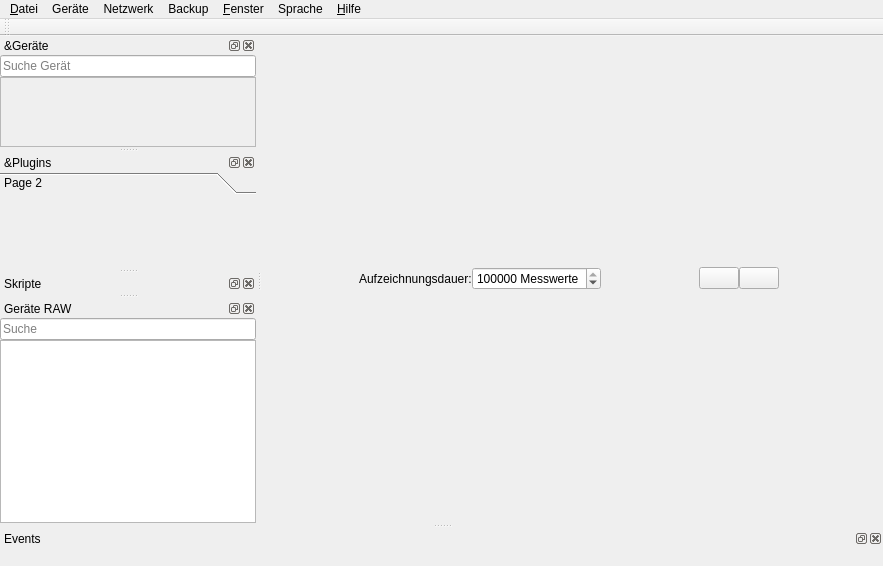
<?xml version="1.0" encoding="UTF-8"?>
<ui version="4.0">
 <class>MainWindow</class>
 <widget class="QMainWindow" name="MainWindow">
  <property name="geometry">
   <rect>
    <x>0</x>
    <y>0</y>
    <width>883</width>
    <height>566</height>
   </rect>
  </property>
  <property name="windowTitle">
   <string>RealTime OpenControl</string>
  </property>
  <property name="dockOptions">
   <set>QMainWindow::AllowNestedDocks|QMainWindow::AllowTabbedDocks|QMainWindow::AnimatedDocks|QMainWindow::GroupedDragging</set>
  </property>
  <widget class="QWidget" name="centralwidget">
   <layout class="QVBoxLayout" name="verticalLayout_9">
    <property name="spacing">
     <number>0</number>
    </property>
    <property name="leftMargin">
     <number>0</number>
    </property>
    <property name="topMargin">
     <number>0</number>
    </property>
    <property name="rightMargin">
     <number>0</number>
    </property>
    <property name="bottomMargin">
     <number>2</number>
    </property>
    <item>
     <layout class="QHBoxLayout" name="horizontalLayout">
      <property name="spacing">
       <number>0</number>
      </property>
      <item>
       <spacer name="horizontalSpacer_2">
        <property name="orientation">
         <enum>Qt::Horizontal</enum>
        </property>
        <property name="sizeHint" stdset="0">
         <size>
          <width>0</width>
          <height>0</height>
         </size>
        </property>
       </spacer>
      </item>
      <item>
       <widget class="QLabel" name="label_2">
        <property name="text">
         <string>Aufzeichnungsdauer:</string>
        </property>
       </widget>
      </item>
      <item>
       <widget class="QSpinBox" name="maxLengthSpinBox">
        <property name="toolTip">
         <string>Ändere die Aufzeichnungsdauer</string>
        </property>
        <property name="statusTip">
         <string>Ändere die Aufzeichnungsdauer</string>
        </property>
        <property name="suffix">
         <string> Messwerte</string>
        </property>
        <property name="maximum">
         <number>1000000000</number>
        </property>
        <property name="value">
         <number>500000</number>
        </property>
       </widget>
      </item>
      <item>
       <spacer name="horizontalSpacer">
        <property name="orientation">
         <enum>Qt::Horizontal</enum>
        </property>
        <property name="sizeHint" stdset="0">
         <size>
          <width>0</width>
          <height>0</height>
         </size>
        </property>
       </spacer>
      </item>
      <item>
       <widget class="QPushButton" name="clearButton">
        <property name="toolTip">
         <string>Lösche alle Signale</string>
        </property>
        <property name="statusTip">
         <string>Lösche alle Signale</string>
        </property>
        <property name="text">
         <string/>
        </property>
        <property name="icon">
         <iconset>
          <normaloff>icons/clear.png</normaloff>icons/clear.png</iconset>
        </property>
        <property name="iconSize">
         <size>
          <width>25</width>
          <height>25</height>
         </size>
        </property>
       </widget>
      </item>
      <item>
       <widget class="QPushButton" name="createGraphButton">
        <property name="text">
         <string/>
        </property>
        <property name="icon">
         <iconset>
          <normaloff>icons/graph.png</normaloff>icons/graph.png</iconset>
        </property>
        <property name="iconSize">
         <size>
          <width>25</width>
          <height>25</height>
         </size>
        </property>
       </widget>
      </item>
      <item>
       <spacer name="horizontalSpacer_3">
        <property name="orientation">
         <enum>Qt::Horizontal</enum>
        </property>
        <property name="sizeHint" stdset="0">
         <size>
          <width>0</width>
          <height>20</height>
         </size>
        </property>
       </spacer>
      </item>
      <item>
       <widget class="QLabel" name="drag_content">
        <property name="sizePolicy">
         <sizepolicy hsizetype="Preferred" vsizetype="Fixed">
          <horstretch>0</horstretch>
          <verstretch>0</verstretch>
         </sizepolicy>
        </property>
        <property name="acceptDrops">
         <bool>true</bool>
        </property>
        <property name="text">
         <string/>
        </property>
        <property name="alignment">
         <set>Qt::AlignCenter</set>
        </property>
       </widget>
      </item>
     </layout>
    </item>
    <item>
     <layout class="QVBoxLayout" name="plotLayout"/>
    </item>
   </layout>
  </widget>
  <widget class="QDockWidget" name="deviceWidget">
   <property name="sizePolicy">
    <sizepolicy hsizetype="Preferred" vsizetype="Preferred">
     <horstretch>0</horstretch>
     <verstretch>0</verstretch>
    </sizepolicy>
   </property>
   <property name="statusTip">
    <string>Geräte, für die PlugIns vorhanden sind, erscheinen hier</string>
   </property>
   <property name="inputMethodHints">
    <set>Qt::ImhNone</set>
   </property>
   <property name="floating">
    <bool>false</bool>
   </property>
   <property name="features">
    <set>QDockWidget::AllDockWidgetFeatures</set>
   </property>
   <property name="allowedAreas">
    <set>Qt::LeftDockWidgetArea|Qt::RightDockWidgetArea</set>
   </property>
   <property name="windowTitle">
    <string>&amp;Geräte</string>
   </property>
   <attribute name="dockWidgetArea">
    <number>1</number>
   </attribute>
   <widget class="QWidget" name="dockWidgetContents_2">
    <layout class="QVBoxLayout" name="verticalLayout_3">
     <property name="spacing">
      <number>0</number>
     </property>
     <property name="leftMargin">
      <number>0</number>
     </property>
     <property name="topMargin">
      <number>0</number>
     </property>
     <property name="rightMargin">
      <number>0</number>
     </property>
     <property name="bottomMargin">
      <number>0</number>
     </property>
     <item>
      <widget class="QLineEdit" name="searchEdit">
       <property name="placeholderText">
        <string>Suche Gerät</string>
       </property>
      </widget>
     </item>
     <item>
      <widget class="QScrollArea" name="scrollArea_2">
       <property name="minimumSize">
        <size>
         <width>180</width>
         <height>0</height>
        </size>
       </property>
       <property name="widgetResizable">
        <bool>true</bool>
       </property>
       <widget class="QWidget" name="scrollAreaWidgetContents_2">
        <property name="geometry">
         <rect>
          <x>0</x>
          <y>0</y>
          <width>254</width>
          <height>85</height>
         </rect>
        </property>
        <property name="minimumSize">
         <size>
          <width>0</width>
          <height>0</height>
         </size>
        </property>
        <layout class="QVBoxLayout" name="verticalLayout_13">
         <property name="spacing">
          <number>0</number>
         </property>
         <property name="leftMargin">
          <number>0</number>
         </property>
         <property name="topMargin">
          <number>0</number>
         </property>
         <property name="rightMargin">
          <number>0</number>
         </property>
         <property name="bottomMargin">
          <number>0</number>
         </property>
         <item>
          <layout class="QVBoxLayout" name="deviceLayout">
           <property name="spacing">
            <number>0</number>
           </property>
          </layout>
         </item>
         <item>
          <spacer name="verticalSpacer_2">
           <property name="orientation">
            <enum>Qt::Vertical</enum>
           </property>
           <property name="sizeHint" stdset="0">
            <size>
             <width>20</width>
             <height>0</height>
            </size>
           </property>
          </spacer>
         </item>
         <item>
          <spacer name="verticalSpacer_3">
           <property name="orientation">
            <enum>Qt::Vertical</enum>
           </property>
           <property name="sizeHint" stdset="0">
            <size>
             <width>20</width>
             <height>0</height>
            </size>
           </property>
          </spacer>
         </item>
        </layout>
       </widget>
      </widget>
     </item>
    </layout>
   </widget>
  </widget>
  <widget class="QDockWidget" name="pluginsWidget">
   <property name="sizePolicy">
    <sizepolicy hsizetype="Preferred" vsizetype="Preferred">
     <horstretch>0</horstretch>
     <verstretch>0</verstretch>
    </sizepolicy>
   </property>
   <property name="statusTip">
    <string>Falls ein Gerät ein GUI-PlugIn besitzt, erscheint dies hier</string>
   </property>
   <property name="floating">
    <bool>false</bool>
   </property>
   <property name="features">
    <set>QDockWidget::AllDockWidgetFeatures</set>
   </property>
   <property name="allowedAreas">
    <set>Qt::AllDockWidgetAreas</set>
   </property>
   <property name="windowTitle">
    <string>&amp;Plugins</string>
   </property>
   <attribute name="dockWidgetArea">
    <number>1</number>
   </attribute>
   <widget class="QWidget" name="dockWidgetContents_3">
    <layout class="QVBoxLayout" name="verticalLayout">
     <property name="spacing">
      <number>0</number>
     </property>
     <property name="leftMargin">
      <number>0</number>
     </property>
     <property name="topMargin">
      <number>0</number>
     </property>
     <property name="rightMargin">
      <number>0</number>
     </property>
     <property name="bottomMargin">
      <number>0</number>
     </property>
     <item>
      <widget class="QToolBox" name="pluginsBox">
       <property name="sizePolicy">
        <sizepolicy hsizetype="Preferred" vsizetype="Expanding">
         <horstretch>0</horstretch>
         <verstretch>0</verstretch>
        </sizepolicy>
       </property>
       <property name="currentIndex">
        <number>0</number>
       </property>
       <widget class="QWidget" name="page_2">
        <property name="geometry">
         <rect>
          <x>0</x>
          <y>0</y>
          <width>256</width>
          <height>85</height>
         </rect>
        </property>
        <attribute name="label">
         <string>Page 2</string>
        </attribute>
       </widget>
      </widget>
     </item>
    </layout>
   </widget>
  </widget>
  <widget class="QMenuBar" name="menuBar">
   <property name="geometry">
    <rect>
     <x>0</x>
     <y>0</y>
     <width>883</width>
     <height>26</height>
    </rect>
   </property>
   <widget class="QMenu" name="menuDatei">
    <property name="statusTip">
     <string>Öffnen, Speichern, Exportieren</string>
    </property>
    <property name="tearOffEnabled">
     <bool>true</bool>
    </property>
    <property name="title">
     <string>&amp;Datei</string>
    </property>
    <property name="icon">
     <iconset>
      <normaloff>icons/menu.png</normaloff>icons/menu.png</iconset>
    </property>
    <property name="separatorsCollapsible">
     <bool>true</bool>
    </property>
    <property name="toolTipsVisible">
     <bool>true</bool>
    </property>
    <addaction name="loadSessionAction"/>
    <addaction name="saveSessionAction"/>
    <addaction name="separator"/>
    <addaction name="importDataAction"/>
    <addaction name="exportDataAction"/>
    <addaction name="separator"/>
    <addaction name="systemTrayAction"/>
    <addaction name="separator"/>
    <addaction name="actionBeenden"/>
   </widget>
   <widget class="QMenu" name="menuFenster">
    <property name="statusTip">
     <string>Unterfenster-Darstellung verwalten</string>
    </property>
    <property name="tearOffEnabled">
     <bool>true</bool>
    </property>
    <property name="title">
     <string>&amp;Fenster</string>
    </property>
    <property name="icon">
     <iconset>
      <normaloff>icons/view.png</normaloff>icons/view.png</iconset>
    </property>
    <property name="separatorsCollapsible">
     <bool>true</bool>
    </property>
    <property name="toolTipsVisible">
     <bool>true</bool>
    </property>
    <addaction name="deviceWidgetToggle"/>
    <addaction name="pluginsWidgetToggle"/>
    <addaction name="scriptWidgetToggle"/>
    <addaction name="eventWidgetToggle"/>
    <addaction name="deviceRAWWidgetToggle"/>
   </widget>
   <widget class="QMenu" name="menuHilfe">
    <property name="tearOffEnabled">
     <bool>true</bool>
    </property>
    <property name="title">
     <string>&amp;Hilfe</string>
    </property>
    <property name="icon">
     <iconset>
      <normaloff>icons/help.png</normaloff>icons/help.png</iconset>
    </property>
    <property name="separatorsCollapsible">
     <bool>true</bool>
    </property>
    <property name="toolTipsVisible">
     <bool>true</bool>
    </property>
    <addaction name="clearCacheAction"/>
    <addaction name="separator"/>
    <addaction name="helpAction"/>
    <addaction name="pluginRepoAction"/>
    <addaction name="separator"/>
    <addaction name="checkUpdatesAction"/>
    <addaction name="aboutAction"/>
   </widget>
   <widget class="QMenu" name="menuSprache">
    <property name="tearOffEnabled">
     <bool>true</bool>
    </property>
    <property name="title">
     <string>Sprache</string>
    </property>
    <property name="icon">
     <iconset>
      <normaloff>icons/network.png</normaloff>icons/network.png</iconset>
    </property>
    <property name="separatorsCollapsible">
     <bool>true</bool>
    </property>
    <property name="toolTipsVisible">
     <bool>true</bool>
    </property>
    <addaction name="actionDeutsch"/>
    <addaction name="actionEnglish"/>
   </widget>
   <widget class="QMenu" name="menuGer_te">
    <property name="tearOffEnabled">
     <bool>true</bool>
    </property>
    <property name="title">
     <string>Geräte</string>
    </property>
    <property name="icon">
     <iconset>
      <normaloff>icons/plugins.png</normaloff>icons/plugins.png</iconset>
    </property>
    <property name="separatorsCollapsible">
     <bool>true</bool>
    </property>
    <property name="toolTipsVisible">
     <bool>true</bool>
    </property>
    <addaction name="getPluginsButton"/>
   </widget>
   <widget class="QMenu" name="menuNetzwerk">
    <property name="tearOffEnabled">
     <bool>true</bool>
    </property>
    <property name="title">
     <string>Netzwerk</string>
    </property>
    <property name="icon">
     <iconset>
      <normaloff>icons/internet.png</normaloff>icons/internet.png</iconset>
    </property>
    <property name="separatorsCollapsible">
     <bool>true</bool>
    </property>
    <property name="toolTipsVisible">
     <bool>true</bool>
    </property>
    <widget class="QMenu" name="menuTCP_Server_2">
     <property name="geometry">
      <rect>
       <x>0</x>
       <y>0</y>
       <width>188</width>
       <height>126</height>
      </rect>
     </property>
     <property name="title">
      <string>TCP - Server</string>
     </property>
     <addaction name="actionTCPServer_2"/>
     <addaction name="actionTCPPassword_2"/>
     <addaction name="actionTCPPort_2"/>
    </widget>
    <widget class="QMenu" name="MeniuTelegramBot">
     <property name="title">
      <string>Telegram-Bot</string>
     </property>
     <addaction name="actionTelegramBot_2"/>
     <addaction name="actionBotToken_2"/>
    </widget>
    <widget class="QMenu" name="menuMit_Remotehost_verbinden">
     <property name="title">
      <string>Mit Remotehost verbinden</string>
     </property>
     <addaction name="actionNeuer_HOst"/>
    </widget>
    <widget class="QMenu" name="menuAktive_Verbindungen">
     <property name="title">
      <string>Aktive Verbindungen</string>
     </property>
     <addaction name="actionkeine_3"/>
    </widget>
    <addaction name="menuTCP_Server_2"/>
    <addaction name="HTMLServerAction_2"/>
    <addaction name="MeniuTelegramBot"/>
    <addaction name="separator"/>
    <addaction name="menuMit_Remotehost_verbinden"/>
    <addaction name="menuAktive_Verbindungen"/>
    <addaction name="actionUpdate_Rate_1Hz_2"/>
    <addaction name="separator"/>
    <addaction name="actionRTOC_Server_suchen_3"/>
   </widget>
   <widget class="QMenu" name="menuBackup">
    <property name="tearOffEnabled">
     <bool>true</bool>
    </property>
    <property name="title">
     <string>Backup</string>
    </property>
    <property name="icon">
     <iconset>
      <normaloff>icons/backup.png</normaloff>icons/backup.png</iconset>
    </property>
    <property name="separatorsCollapsible">
     <bool>true</bool>
    </property>
    <property name="toolTipsVisible">
     <bool>true</bool>
    </property>
    <addaction name="actionSetBackupFile"/>
    <addaction name="actionSetBackupIntervall"/>
   </widget>
   <addaction name="menuDatei"/>
   <addaction name="menuGer_te"/>
   <addaction name="menuNetzwerk"/>
   <addaction name="menuBackup"/>
   <addaction name="menuFenster"/>
   <addaction name="menuSprache"/>
   <addaction name="menuHilfe"/>
  </widget>
  <widget class="QDockWidget" name="scriptDockWidget">
   <property name="windowTitle">
    <string>Skripte</string>
   </property>
   <attribute name="dockWidgetArea">
    <number>1</number>
   </attribute>
   <widget class="QWidget" name="dockWidgetContents_6">
    <layout class="QVBoxLayout" name="verticalLayout_2">
     <property name="spacing">
      <number>0</number>
     </property>
     <property name="leftMargin">
      <number>0</number>
     </property>
     <property name="topMargin">
      <number>0</number>
     </property>
     <property name="rightMargin">
      <number>0</number>
     </property>
     <property name="bottomMargin">
      <number>0</number>
     </property>
     <item>
      <layout class="QHBoxLayout" name="scriptLayout"/>
     </item>
    </layout>
   </widget>
  </widget>
  <widget class="QToolBar" name="toolBar">
   <property name="sizePolicy">
    <sizepolicy hsizetype="Minimum" vsizetype="Preferred">
     <horstretch>0</horstretch>
     <verstretch>0</verstretch>
    </sizepolicy>
   </property>
   <property name="windowTitle">
    <string>toolBar</string>
   </property>
   <attribute name="toolBarArea">
    <enum>TopToolBarArea</enum>
   </attribute>
   <attribute name="toolBarBreak">
    <bool>false</bool>
   </attribute>
  </widget>
  <widget class="QDockWidget" name="eventWidgets">
   <property name="sizePolicy">
    <sizepolicy hsizetype="Preferred" vsizetype="Ignored">
     <horstretch>0</horstretch>
     <verstretch>0</verstretch>
    </sizepolicy>
   </property>
   <property name="windowTitle">
    <string>Events</string>
   </property>
   <attribute name="dockWidgetArea">
    <number>8</number>
   </attribute>
   <widget class="QWidget" name="dockWidgetContents">
    <layout class="QVBoxLayout" name="verticalLayout_4">
     <item>
      <layout class="QHBoxLayout" name="eventLayout">
       <property name="spacing">
        <number>0</number>
       </property>
      </layout>
     </item>
    </layout>
   </widget>
  </widget>
  <widget class="QDockWidget" name="deviceRAWWidget">
   <property name="windowTitle">
    <string>Geräte RAW</string>
   </property>
   <attribute name="dockWidgetArea">
    <number>1</number>
   </attribute>
   <widget class="QWidget" name="dockWidgetContents_4">
    <layout class="QVBoxLayout" name="verticalLayout_5">
     <property name="spacing">
      <number>0</number>
     </property>
     <property name="leftMargin">
      <number>0</number>
     </property>
     <property name="topMargin">
      <number>0</number>
     </property>
     <property name="rightMargin">
      <number>0</number>
     </property>
     <property name="bottomMargin">
      <number>0</number>
     </property>
     <item>
      <widget class="QLineEdit" name="pluginSearchInput">
       <property name="text">
        <string/>
       </property>
       <property name="placeholderText">
        <string>Suche</string>
       </property>
      </widget>
     </item>
     <item>
      <widget class="QListWidget" name="pluginCallWidget">
       <property name="alternatingRowColors">
        <bool>true</bool>
       </property>
       <property name="selectionMode">
        <enum>QAbstractItemView::NoSelection</enum>
       </property>
       <property name="sortingEnabled">
        <bool>true</bool>
       </property>
      </widget>
     </item>
    </layout>
   </widget>
  </widget>
  <action name="exportDataAction">
   <property name="text">
    <string>&amp;Daten exportieren</string>
   </property>
   <property name="statusTip">
    <string>Bitte nutze RECHTSKLICK auf Plotbereich</string>
   </property>
  </action>
  <action name="actionBeenden">
   <property name="text">
    <string>&amp;Beenden</string>
   </property>
  </action>
  <action name="stylePlotsAction">
   <property name="text">
    <string>&amp;Plot anpassen</string>
   </property>
   <property name="statusTip">
    <string>Plot-Darstellung</string>
   </property>
  </action>
  <action name="actionPlot_exportieren">
   <property name="text">
    <string>&amp;Plot exportieren</string>
   </property>
   <property name="statusTip">
    <string>Bitte nutze RECHTSKLICK auf Plotbereich</string>
   </property>
  </action>
  <action name="actionFenster">
   <property name="text">
    <string>Fenster</string>
   </property>
  </action>
  <action name="signalWidgetToggle">
   <property name="checkable">
    <bool>true</bool>
   </property>
   <property name="checked">
    <bool>true</bool>
   </property>
   <property name="text">
    <string>&amp;Signale</string>
   </property>
   <property name="statusTip">
    <string>Signale-Unterfenster</string>
   </property>
  </action>
  <action name="deviceWidgetToggle">
   <property name="checkable">
    <bool>true</bool>
   </property>
   <property name="checked">
    <bool>true</bool>
   </property>
   <property name="text">
    <string>&amp;Geräte</string>
   </property>
   <property name="statusTip">
    <string>Geräte-Unterfenster</string>
   </property>
  </action>
  <action name="pluginsWidgetToggle">
   <property name="checkable">
    <bool>true</bool>
   </property>
   <property name="text">
    <string>&amp;Plugins</string>
   </property>
   <property name="statusTip">
    <string>Plugins-Unterfenster</string>
   </property>
  </action>
  <action name="scriptWidgetToggle">
   <property name="checkable">
    <bool>true</bool>
   </property>
   <property name="text">
    <string>S&amp;kript</string>
   </property>
   <property name="statusTip">
    <string>Skripte-Unterfenster</string>
   </property>
  </action>
  <action name="loadScriptAction">
   <property name="text">
    <string>&amp;Skript laden</string>
   </property>
   <property name="statusTip">
    <string>Skript aus Datei laden</string>
   </property>
  </action>
  <action name="saveScriptAction">
   <property name="text">
    <string>S&amp;kript speichern</string>
   </property>
   <property name="statusTip">
    <string>Skript in Datei speichern</string>
   </property>
  </action>
  <action name="saveSessionAction">
   <property name="text">
    <string>S&amp;ession speichern</string>
   </property>
  </action>
  <action name="actionZuletzt_geladen">
   <property name="text">
    <string>Zuletzt geladen</string>
   </property>
  </action>
  <action name="loadSessionAction">
   <property name="text">
    <string>Session &amp;laden</string>
   </property>
  </action>
  <action name="helpAction">
   <property name="text">
    <string>&amp;Hilfe zu RTOC</string>
   </property>
  </action>
  <action name="aboutAction">
   <property name="text">
    <string>Über RTOC</string>
   </property>
  </action>
  <action name="importDataAction">
   <property name="text">
    <string>Daten &amp;importieren</string>
   </property>
  </action>
  <action name="systemTrayAction">
   <property name="checkable">
    <bool>true</bool>
   </property>
   <property name="checked">
    <bool>true</bool>
   </property>
   <property name="text">
    <string>Minimize to SystemTray</string>
   </property>
  </action>
  <action name="multiprocessingListenerAction">
   <property name="checkable">
    <bool>true</bool>
   </property>
   <property name="text">
    <string>Multiproessing - Listener</string>
   </property>
  </action>
  <action name="actionDeutsch">
   <property name="checkable">
    <bool>true</bool>
   </property>
   <property name="text">
    <string>Deutsch</string>
   </property>
  </action>
  <action name="actionEnglish">
   <property name="checkable">
    <bool>true</bool>
   </property>
   <property name="text">
    <string>English</string>
   </property>
  </action>
  <action name="eventWidgetToggle">
   <property name="checkable">
    <bool>true</bool>
   </property>
   <property name="text">
    <string>Events</string>
   </property>
  </action>
  <action name="actionBotToken">
   <property name="text">
    <string>Bot-Token eingeben</string>
   </property>
  </action>
  <action name="actionTelegramBot">
   <property name="checkable">
    <bool>true</bool>
   </property>
   <property name="text">
    <string>Aktiviert</string>
   </property>
  </action>
  <action name="HTMLServerAction">
   <property name="checkable">
    <bool>true</bool>
   </property>
   <property name="text">
    <string>RTOC - Web</string>
   </property>
  </action>
  <action name="actionTCPServer">
   <property name="checkable">
    <bool>true</bool>
   </property>
   <property name="text">
    <string>Aktivieren</string>
   </property>
  </action>
  <action name="actionTCPPassword">
   <property name="text">
    <string>Passwort-Schutz</string>
   </property>
  </action>
  <action name="checkUpdatesAction">
   <property name="text">
    <string>Auf Updates prüfen</string>
   </property>
  </action>
  <action name="actionTCPPort">
   <property name="text">
    <string>Port: 5050</string>
   </property>
  </action>
  <action name="clearCacheAction">
   <property name="text">
    <string>Cache leeren</string>
   </property>
  </action>
  <action name="pluginRepoAction">
   <property name="text">
    <string>Plugin-Repository</string>
   </property>
  </action>
  <action name="getPluginsButton">
   <property name="text">
    <string>Geräte hinzufügen/entfernen</string>
   </property>
  </action>
  <action name="actionTCPServer_2">
   <property name="checkable">
    <bool>true</bool>
   </property>
   <property name="text">
    <string>Aktivieren</string>
   </property>
  </action>
  <action name="actionTCPPassword_2">
   <property name="text">
    <string>Passwort-Schutz</string>
   </property>
  </action>
  <action name="actionTCPPort_2">
   <property name="text">
    <string>Port: 5050</string>
   </property>
  </action>
  <action name="HTMLServerAction_2">
   <property name="checkable">
    <bool>true</bool>
   </property>
   <property name="text">
    <string>RTOC - Web</string>
   </property>
  </action>
  <action name="actionTelegramBot_2">
   <property name="checkable">
    <bool>true</bool>
   </property>
   <property name="text">
    <string>Aktiviert</string>
   </property>
  </action>
  <action name="actionBotToken_2">
   <property name="text">
    <string>Bot-Token eingeben</string>
   </property>
  </action>
  <action name="action0_St_ndlich">
   <property name="text">
    <string>Backup-Intervall einstellen</string>
   </property>
  </action>
  <action name="action0_T_glich">
   <property name="text">
    <string>Täglich</string>
   </property>
  </action>
  <action name="actionSetBackupFile">
   <property name="text">
    <string>Backup-Datei festlegen</string>
   </property>
  </action>
  <action name="actionDeleteBackups">
   <property name="text">
    <string>Backups löschen</string>
   </property>
  </action>
  <action name="actionBackup_1">
   <property name="text">
    <string>Backup 1</string>
   </property>
  </action>
  <action name="actionBackupSettings">
   <property name="text">
    <string>Einstellungen</string>
   </property>
  </action>
  <action name="actionNeuer_Host">
   <property name="text">
    <string>Neuer Host</string>
   </property>
  </action>
  <action name="actionkeine">
   <property name="text">
    <string>keine</string>
   </property>
  </action>
  <action name="actionUpdate_Rate_1_Hz">
   <property name="text">
    <string>Update-Rate: 1 Hz</string>
   </property>
  </action>
  <action name="actionRTOC_Server_suchen">
   <property name="text">
    <string>RTOC-Server suchen</string>
   </property>
  </action>
  <action name="actionSetBackupIntervall">
   <property name="text">
    <string>Backout-Intervall: täglich</string>
   </property>
  </action>
  <action name="deviceRAWWidgetToggle">
   <property name="checkable">
    <bool>true</bool>
   </property>
   <property name="text">
    <string>Geräte RAW</string>
   </property>
  </action>
  <action name="actionUpdate_Rate_1Hz">
   <property name="text">
    <string>Update-Rate: 1Hz</string>
   </property>
  </action>
  <action name="actionRTOC_Server_suchen_2">
   <property name="text">
    <string>RTOC-Server suchen</string>
   </property>
  </action>
  <action name="actionNeuer_Host_2">
   <property name="text">
    <string>Neuer Host</string>
   </property>
  </action>
  <action name="actionkeine_2">
   <property name="text">
    <string>keine</string>
   </property>
  </action>
  <action name="actionUpdate_Rate_1Hz_2">
   <property name="text">
    <string>Update-Rate: 1Hz</string>
   </property>
  </action>
  <action name="actionNeuer_HOst">
   <property name="text">
    <string>Neuer Host</string>
   </property>
  </action>
  <action name="actionkeine_3">
   <property name="text">
    <string>keine</string>
   </property>
  </action>
  <action name="actionRTOC_Server_suchen_3">
   <property name="text">
    <string>RTOC-Server suchen</string>
   </property>
  </action>
  <action name="ConsoleWidgetToggle">
   <property name="checkable">
    <bool>true</bool>
   </property>
   <property name="text">
    <string>Console</string>
   </property>
  </action>
 </widget>
 <resources/>
 <connections>
  <connection>
   <sender>actionBeenden</sender>
   <signal>triggered()</signal>
   <receiver>MainWindow</receiver>
   <slot>close()</slot>
   <hints>
    <hint type="sourcelabel">
     <x>-1</x>
     <y>-1</y>
    </hint>
    <hint type="destinationlabel">
     <x>463</x>
     <y>398</y>
    </hint>
   </hints>
  </connection>
 </connections>
</ui>
